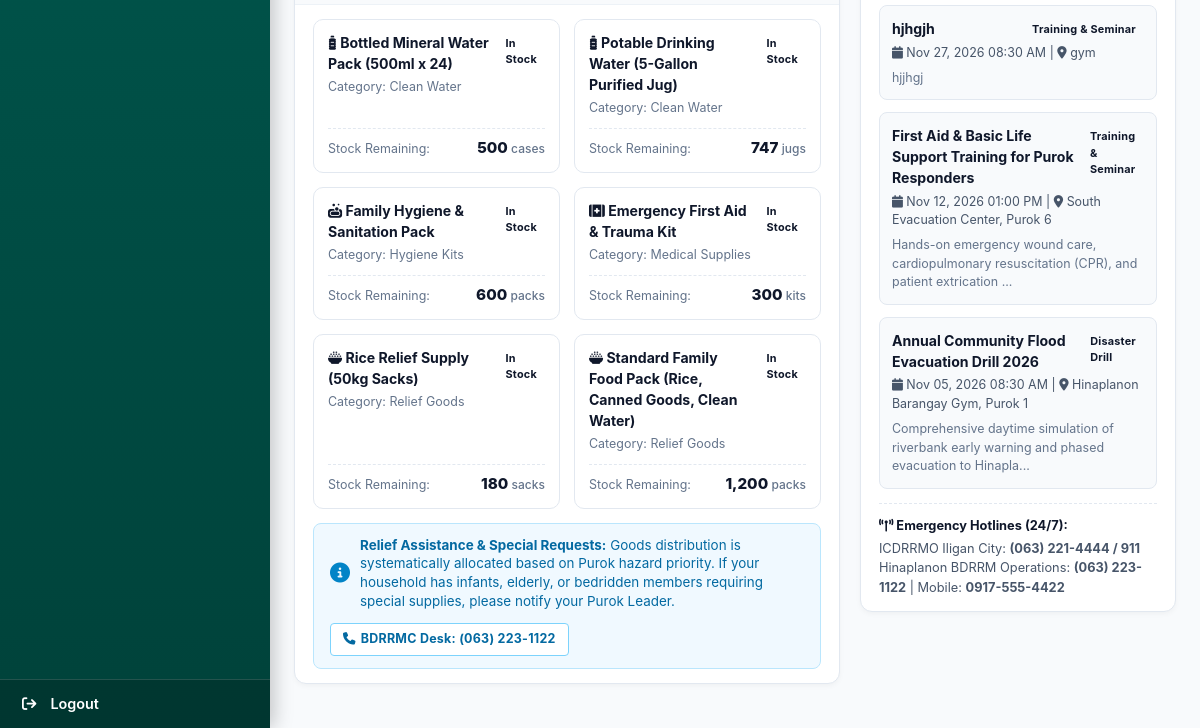
/index.php?route=notifications (signed in, lower part), run on an earlier commit of the app's database.
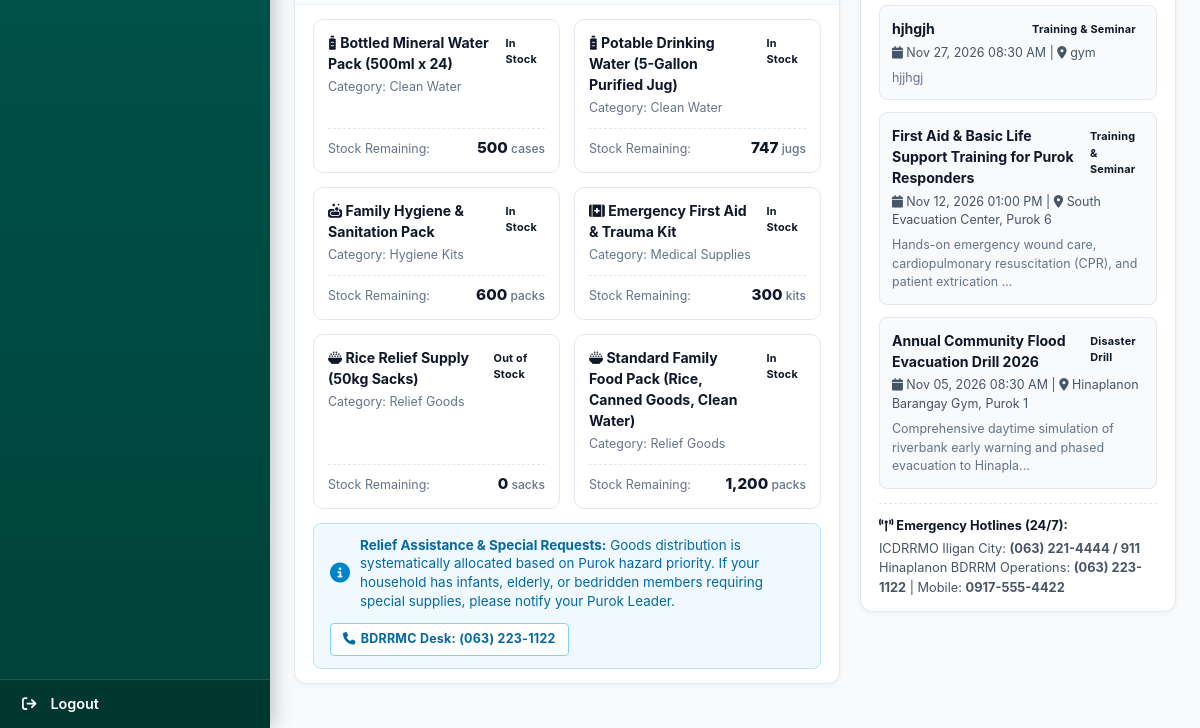
And on a later commit of the database.
### tables this page shows
CREATE TABLE supply (
    supply_id INTEGER PRIMARY KEY AUTOINCREMENT,
    barangay_id INTEGER NOT NULL,
    supply_type TEXT NOT NULL CHECK(supply_type IN ('Relief Goods', 'Medical Supplies', 'Rescue Equipment', 'Clean Water', 'Hygiene Kits', 'Shelter Kits')),
    supply_name TEXT NOT NULL,
    supply_quantity INTEGER NOT NULL DEFAULT 0,  -- Total stock recorded
    supply_remaining INTEGER NOT NULL DEFAULT 0, -- Available current inventory
    total_release INTEGER NOT NULL DEFAULT 0,    -- Cumulative released quantity
    supply_status TEXT NOT NULL DEFAULT 'In Stock' CHECK(supply_status IN ('In Stock', 'Low Stock', 'Critical', 'Out of Stock')),
    unit_of_measure TEXT DEFAULT 'packs',
    created_at DATETIME DEFAULT CURRENT_TIMESTAMP,
    updated_at DATETIME DEFAULT CURRENT_TIMESTAMP,
    deleted_at DATETIME,
    FOREIGN KEY (barangay_id) REFERENCES barangay(barangay_id)
);

### src/Controllers/NotificationController.php (called while the page is built, shortened)
<?php
class NotificationController {
    public function index(): void {
        $userId = (int)Auth::id();
        $role = (string)Auth::role();
        $user = User::findById($userId);
        $myBeneficiary = Beneficiary::findByUserId($userId);
        $statusFilter = Request::get('beneficiary_status', '');
        $purokFilter = Request::get('purok_id', '');
        $searchTerm = Request::get('search', '');
        $beneficiaryFilters = [];
        $beneficiaries = Beneficiary::all($beneficiaryFilters);
        $beneficiaryStats = Beneficiary::getStatistics();
        $puroks = Purok::all();
        $supplies = Supply::all();
        $reliefSupplies = array_filter($supplies, function($s) {
            return in_array($s['supply_type'], ['Relief Goods', 'Clean Water', 'Hygiene Kits', 'Shelter Kits', 'Medical Supplies']);
        });
        $category = Request::get('category');
        $notifications = Notification::getForUser($userId, $role, 60, $category);
        $unreadCount = Notification::getUnreadCount($userId, $role);
        $preparednessActivities = PreparednessActivity::all();
        View::render('notifications.index', [
            'title' => 'Relief Goods & Community Preparedness Hub',
            'user' => $user,
            'myBeneficiary' => $myBeneficiary,
            'beneficiaries' => $beneficiaries,
            'beneficiaryStats' => $beneficiaryStats,
            'reliefSupplies' => array_values($reliefSupplies),
            'notifications' => $notifications,
            'unreadCount' => $unreadCount,
            'preparednessActivities' => $preparednessActivities,
            'puroks' => $puroks,
            'statusFilter' => $statusFilter,
            'purokFilter' => $purokFilter,
            'searchTerm' => $searchTerm,
            'activeCategory' => $category
        ]);
    }
}

### public/index.php (called while the page is built, shortened)
<?php
$router = new Router();
$router->get('landing', [AuthController::class, 'showLanding']);
$router->get('login', [AuthController::class, 'showLogin']);
$router->post('login', [AuthController::class, 'login']);
$router->get('logout', [AuthController::class, 'logout']);
$router->get('register', [AuthController::class, 'showRegister']);
$router->post('register', [AuthController::class, 'register']);
$router->get('forgot-password', [AuthController::class, 'showForgotPassword']);
$router->get('profile', [AuthController::class, 'profile']);
$router->post('profile', [AuthController::class, 'profile']);
$router->get('dashboard', [DashboardController::class, 'index']);
$router->get('notifications', [NotificationController::class, 'index']);
$router->get('notifications-poll', [NotificationController::class, 'pollApi']);
$router->post('notifications-read', [NotificationController::class, 'markRead']);
$router->post('notifications-mark-read', [NotificationController::class, 'markRead']);
$router->post('notifications-read-all', [NotificationController::class, 'markAllRead']);
$router->post('notifications-mark-all', [NotificationController::class, 'markAllRead']);
$router->post('residents-claim-ayuda', [NotificationController::class, 'claimAyuda']);
$router->get('emergency-sos', [SosController::class, 'form']);
$router->post('emergency-sos', [SosController::class, 'submit']);
$router->get('shelters', [ShelterController::class, 'index']);
$router->post('shelters-create', [ShelterController::class, 'create']);
$router->post('shelters-update', [ShelterController::class, 'updateOccupancy']);
$router->get('api-map-data', [MapApiController::class, 'getMapData']);
$router->get('users', [UserController::class, 'index']);
$router->get('users-create', [UserController::class, 'create']);
$router->post('users-create', [UserController::class, 'create']);
$router->get('pending-residents', [UserController::class, 'pendingResidents']);
$router->get('residents-management', [UserController::class, 'pendingResidents']);
$router->get('relief-claims-oversight', [UserController::class, 'reliefClaimsOversight']);
$router->post('approve-resident', [UserController::class, 'approveResident']);
$router->post('reject-resident', [UserController::class, 'rejectResident']);
$router->post('residents-change-password', [UserController::class, 'changeResidentPassword']);
$router->post('beneficiary-status', [UserController::class, 'updateBeneficiaryStatus']);
$router->post('beneficiary-schedule', [UserController::class, 'updateBeneficiarySchedule']);
$router->post('beneficiary-distribute', [UserController::class, 'confirmDistribution']);
$router->get('inventory', [InventoryController::class, 'index']);
$router->get('inventory-create', [InventoryController::class, 'create']);
$router->post('inventory-create', [InventoryController::class, 'create']);
$router->post('inventory-replenish', [InventoryController::class, 'replenish']);
$router->get('inventory-export', [InventoryController::class, 'exportCsv']);
$router->get('disaster-requests', [DisasterRequestController::class, 'index']);
$router->get('disaster-requests-create', [DisasterRequestController::class, 'create']);
$router->post('disaster-requests-create', [DisasterRequestController::class, 'create']);
$router->get('disaster-requests-show', [DisasterRequestController::class, 'show']);
$router->post('disaster-requests-recommend', [DisasterRequestController::class, 'generateRecommendation']);
$router->post('disaster-requests-verify', [DisasterRequestController::class, 'verify']);
$router->post('disaster-requests-assign', [DisasterRequestController::class, 'assign']);
$router->post('disaster-requests-status', [DisasterRequestController::class, 'updateStatus']);
$router->get('recommendations', [RecommendationController::class, 'index']);
$router->get('recommendations-show', [RecommendationController::class, 'show']);
$router->post('recommendations-review', [RecommendationController::class, 'review']);
$router->get('recommendations-purok-show', [RecommendationController::class, 'purokShow']);
$router->post('recommendations-purok-review', [RecommendationController::class, 'purokReview']);
$router->post('recommendations-recalculate', [RecommendationController::class, 'recalculate']);
$router->get('recommendations-export-purok', [RecommendationController::class, 'exportPurokAllocations']);
$router->get('preparedness', [PreparednessController::class, 'index']);
$router->get('preparedness-calendar', [PreparednessController::class, 'calendar']);
$router->get('preparedness-create', [PreparednessController::class, 'create']);
$router->post('preparedness-create', [PreparednessController::class, 'create']);
$router->get('preparedness-evaluate', [PreparednessController::class, 'evaluate']);
$router->post('preparedness-evaluate', [PreparednessController::class, 'evaluate']);
$router->get('field-reports', [FieldReportController::class, 'index']);
$router->get('field-reports-create', [FieldReportController::class, 'create']);
$router->post('field-reports-create', [FieldReportController::class, 'create']);
$router->get('field-reports-show', [FieldReportController::class, 'show']);
$router->post('field-reports-verify', [FieldReportController::class, 'verify']);
$router->post('field-reports-reject', [FieldReportController::class, 'reject']);
$router->get('hazard-map', [HazardMapController::class, 'index']);
$router->post('hazard-map-update', [HazardMapController::class, 'updateRisk']);
$router->get('ml-model', [MLController::class, 'index']);
$router->post('ml-train', [MLController::class, 'train']);
$router->get('ml-download-template', [MLController::class, 'downloadTemplate']);
$router->get('historical-records', [MLController::class, 'historicalRecords']);
$router->post('historical-import', [MLController::class, 'importCsv']);
$router->get('reports', [ReportController::class, 'index']);
$router->get('resource-management', [ReportController::class, 'index']);
$router->get('reports-export-allocations', [ReportController::class, 'exportAllocationsCsv']);
$router->get('audit-logs', [AuditController::class, 'index']);
$router->get('evaluation-form', [EvaluationController::class, 'form']);
$router->post('evaluation-submit', [EvaluationController::class, 'submit']);
$router->get('evaluation-results', [EvaluationController::class, 'results']);
$router->get('evaluation-export', [EvaluationController::class, 'exportCsv']);
$router->dispatch();

### src/Models/Supply.php (called while the page is built, shortened)
<?php
class Supply {
    public static function all(): array {
        $db = Database::getInstance();
        return $db->query("SELECT s.*, b.barangay_name
            FROM supply s
            JOIN barangay b ON s.barangay_id = b.barangay_id
            WHERE s.deleted_at IS NULL
            ORDER BY s.supply_type ASC, s.supply_name ASC")->fetchAll();
    }
}

### views/notifications/index.php (the view, shortened to what the changed rows need)
<div class="hub-grid">
    <div style="display: flex; flex-direction: column;">
        <div class="hub-card">
            <div class="hub-card-body" style="padding: 14px 18px;">
                <div style="display: grid; grid-template-columns: repeat(auto-fit, minmax(220px, 1fr)); gap: 14px; margin-bottom: 14px;">
                    <?php if (empty($reliefSupplies)): ?>
                        <div style="color: #64748b; padding: 12px;">Inventory information currently updating...</div>
                    <?php else: ?>
                        <?php foreach (array_slice($reliefSupplies, 0, 6) as $sup): ?>
                            <?php
                                $statusBadge = 'badge-success';
                                if ($sup['supply_status'] === 'Low Stock') $statusBadge = 'badge-warning';
                                elseif ($sup['supply_status'] === 'Critical' || $sup['supply_status'] === 'Out of Stock') $statusBadge = 'badge-danger';
                                $icon = 'fa-box';
                                if ($sup['supply_type'] === 'Relief Goods') $icon = 'fa-bowl-rice';
                                elseif ($sup['supply_type'] === 'Clean Water') $icon = 'fa-bottle-water';
                                elseif ($sup['supply_type'] === 'Hygiene Kits') $icon = 'fa-soap';
                                elseif ($sup['supply_type'] === 'Medical Supplies') $icon = 'fa-kit-medical';
                                elseif ($sup['supply_type'] === 'Shelter Kits') $icon = 'fa-tent';
                            ?>
                            <div style="background: #ffffff; border: 1px solid #e2e8f0; border-radius: 10px; padding: 12px 14px; display: flex; flex-direction: column; justify-content: space-between;">
                                <div>
                                    <div style="display: flex; justify-content: space-between; align-items: flex-start; gap: 8px;">
                                        <div style="font-weight: 700; font-size: 0.88rem; color: #0f172a;">
                                            <i class="fa <?= $icon ?> text-primary"></i> <?= htmlspecialchars($sup['supply_name']) ?>
                                        </div>
                                        <span class="badge <?= $statusBadge ?>" style="font-size: 0.68rem;">
                                            <?= htmlspecialchars($sup['supply_status']) ?>
                                        </span>
                                    </div>
                                    <div style="font-size: 0.78rem; color: #64748b; margin-top: 4px;">
                                        Category: <?= htmlspecialchars($sup['supply_type']) ?>
                                    </div>
                                </div>
                                <div style="margin-top: 10px; padding-top: 8px; border-top: 1px dashed #e2e8f0; display: flex; justify-content: space-between; align-items: baseline;">
                                    <span style="font-size: 0.78rem; color: #64748b;">Stock Remaining:</span>
                                    <span style="font-size: 0.95rem; font-weight: 800; color: #0f172a;">
                                        <?= number_format((int)$sup['supply_remaining']) ?> <small style="font-weight: 500; font-size: 0.75rem; color: #64748b;"><?= htmlspecialchars($sup['unit_of_measure'] ?? 'units') ?></small>
                                    </span>
                                </div>
                            </div>
                        <?php endforeach; ?>
                    <?php endif; ?>
                </div>
            </div>
        </div>
    </div>
</div>

What changed in the data, as far as the page shows it:
changed supply "Rice Relief Supply (50kg Sacks)": supply_status "In Stock" → "Out of Stock"; supply_remaining "180" → "0"
